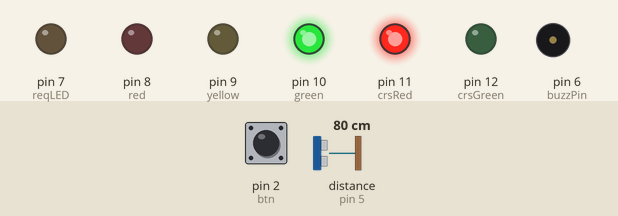
Simulated run of this sketch. Board: Arduino Uno, built with avr-gcc and run on an emulated ATmega328P. Shown: output pins drawn as LEDs (lit = HIGH), buzzer (waves = sounding). The test bench sets the inputs (shaded band); at power-on: pin 2 (btn) LOW, distance to the obstacle (sensor on pin 5) 80 cm. The echo pulse lasts 58.3 µs per cm; pins used as bus, display or sensor lines are not drawn.

Above: at 1.2 s.
1.3 s: pin 2 (btn) pulled HIGH for 0.15 s
At 1.8 s:
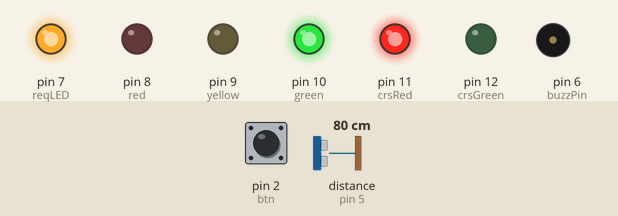
At 5.3 s:
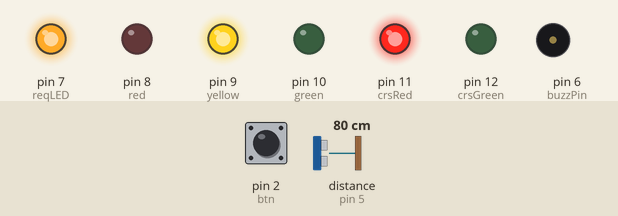
Timing chart, 0 to 29.0 s (numbered marks = the images above; inputs shaded):
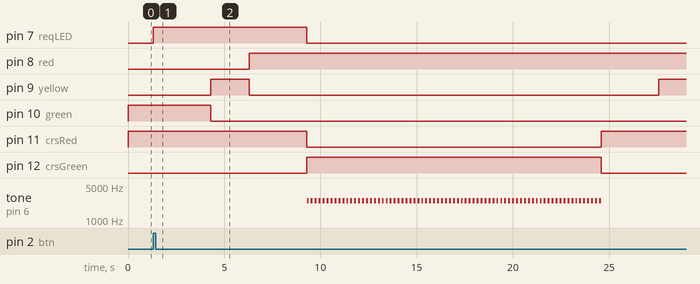

Measured:
- after the input at 1.3 s, pin 7 (reqLED): LOW → HIGH at once, → LOW 8.0 s later; pin 8 (red): LOW → HIGH after 5.0 s; pin 9 (yellow): LOW → HIGH after 3.0 s, → LOW 2.0 s later, → HIGH 21.3 s later; pin 10 (green): HIGH → LOW after 3.0 s; pin 11 (crsRed): HIGH → LOW after 8.0 s, → HIGH 15.3 s later

The sketch:

traffic_light_sequence1.ino
```cpp
const int red = 8;
const int yellow = 9;
const int green = 10;
const int btn = 2;

const int crsRed = 11;
const int crsGreen = 12;

const int reqLED = 7;

const int buzzPin = 6;

const int trig = 4;
const int echo = 5;

bool btnPress = false;


long getDist(){
  digitalWrite(trig, LOW);
  delayMicroseconds(2);

  digitalWrite(trig, HIGH);
  delayMicroseconds(10);
  digitalWrite(trig, LOW);

  long time = pulseIn(echo, HIGH, 30000);
  long distance = time * 0.0343 / 2;

  return distance;
}

void setup() {
pinMode(red, OUTPUT);
pinMode(yellow, OUTPUT);
pinMode(green, OUTPUT);

pinMode(crsRed, OUTPUT);
pinMode(crsGreen, OUTPUT);

pinMode(reqLED, OUTPUT);

pinMode(btn, INPUT);

pinMode(buzzPin, OUTPUT);

pinMode(trig, OUTPUT);
pinMode(echo, INPUT);

digitalWrite(green, HIGH);
digitalWrite(crsRed, HIGH);
digitalWrite(reqLED, LOW);
}

void loop() {

  if (digitalRead(btn) == HIGH){
    btnPress = true;
    digitalWrite(reqLED, HIGH);
  }
  if (!btnPress){
    return;
  }

  delay(3000);

  btnPress = false;

// Yellow
  digitalWrite(green, LOW);
  digitalWrite(yellow, HIGH);
  delay (2000);

// Red
  digitalWrite(yellow, LOW);
  digitalWrite(red, HIGH);
  delay (3000);

// Crossing Green
  digitalWrite(crsRed, LOW);
  digitalWrite(crsGreen, HIGH);
  digitalWrite(reqLED, LOW);

  unsigned long walkStart = millis();
  const unsigned long minWalkTime = 5000;
  const unsigned long maxWalkTime = 15000;
  const int distDetect = 80;

  while(true){
    unsigned long timeStamp = millis();
    long sensorDist = getDist();

    bool pedPresent = (sensorDist > 0 && sensorDist < distDetect);

tone(buzzPin, 2500, 100);
delay(100);

    if (!pedPresent && (timeStamp - walkStart) > minWalkTime) {
      break;
    }
    if ((timeStamp - walkStart) > maxWalkTime) {
      break;
    }
    delay(100);
  }

// Crossing Red
	noTone(buzzPin);
  digitalWrite(crsRed, HIGH);
  digitalWrite(crsGreen, LOW);

//Hold Traffic Red
  delay(3000);

  digitalWrite(yellow, HIGH);
  delay(3000);

  digitalWrite(red, LOW);
  digitalWrite(yellow, LOW);
  digitalWrite(green, HIGH);
}
```
